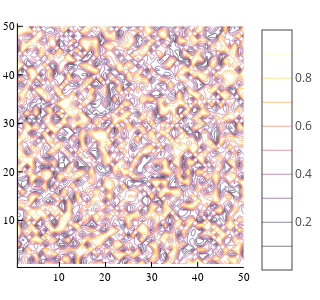

The cell this chart's notebook holds for it:
### Code cell
contour(rand(50,50), colobar = true, aspect_ratio = :equal, size = (300,300))

### Figure 1 — Plotly figure (JSON) as saved in the notebook; plotly's stock layout.template omitted (floating-point values rounded to 4 significant figures; data arrays with more than 128 entries replaced by an {"elided": "..."} marker saying what was removed)
{"data": [{"colorbar": {"title": ""}, "colorscale": {"elided": "256x2 mixed values"}, "contours": {"coloring": "lines", "showlabels": false}, "hoverinfo": "none", "name": "y1", "ncontours": 17, "showlegend": false, "showscale": true, "type": "contour", "x": [1, 2, 3, 4, 5, 6, 7, 8, 9, 10, 11, 12, 13, 14, 15, 16, 17, 18, 19, 20, 21, 22, 23, 24, 25, 26, 27, 28, 29, 30, 31, 32, 33, 34, 35, 36, 37, 38, 39, 40, 41, 42, 43, 44, 45, 46, 47, 48, 49, 50], "xaxis": "x", "y": [1, 2, 3, 4, 5, 6, 7, 8, 9, 10, 11, 12, 13, 14, 15, 16, 17, 18, 19, 20, 21, 22, 23, 24, 25, 26, 27, 28, 29, 30, 31, 32, 33, 34, 35, 36, 37, 38, 39, 40, 41, 42, 43, 44, 45, 46, 47, 48, 49, 50], "yaxis": "y", "z": {"elided": "50x50 float values"}, "zmax": 0.9996, "zmin": 0.0008905}], "layout": {"annotations": [], "height": 300, "legend_position": {"bgcolor": "rgba(255, 255, 255, 1.000)", "bordercolor": "rgba(0, 0, 0, 1.000)", "borderwidth": 1, "font": {"color": "rgba(0, 0, 0, 1.000)", "family": "sans-serif", "size": 11}, "title": {"font": {"color": "rgba(0, 0, 0, 1.000)", "family": "sans-serif", "size": 15}, "text": ""}, "tracegroupgap": 0, "traceorder": "normal", "x": 1, "xanchor": "auto", "y": 1, "yanchor": "auto"}, "margin": {"b": 20, "l": 0, "r": 0, "t": 20}, "paper_bgcolor": "rgba(255, 255, 255, 1.000)", "plot_bgcolor": "rgba(255, 255, 255, 1.000)", "showlegend": true, "width": 300, "xaxis": {"anchor": "y", "domain": [0.07238, 0.9869], "gridcolor": "rgba(0, 0, 0, 0.100)", "gridwidth": 0.5, "linecolor": "rgba(0, 0, 0, 1.000)", "mirror": false, "range": [1, 50], "showgrid": true, "showline": true, "showticklabels": true, "tickangle": 0, "tickcolor": "rgb(0, 0, 0)", "tickfont": {"color": "rgba(0, 0, 0, 1.000)", "family": "sans-serif", "size": 11}, "tickmode": "array", "ticks": "inside", "ticktext": ["10", "20", "30", "40", "50"], "tickvals": [10, 20, 30, 40, 50], "title": "", "titlefont": {"color": "rgba(0, 0, 0, 1.000)", "family": "sans-serif", "size": 15}, "type": "-", "visible": true, "zeroline": false, "zerolinecolor": "rgba(0, 0, 0, 1.000)"}, "yaxis": {"anchor": "x", "domain": [0.05016, 0.9869], "gridcolor": "rgba(0, 0, 0, 0.100)", "gridwidth": 0.5, "linecolor": "rgba(0, 0, 0, 1.000)", "mirror": false, "range": [0.4046, 50.6], "showgrid": true, "showline": true, "showticklabels": true, "tickangle": 0, "tickcolor": "rgb(0, 0, 0)", "tickfont": {"color": "rgba(0, 0, 0, 1.000)", "family": "sans-serif", "size": 11}, "tickmode": "array", "ticks": "inside", "ticktext": ["10", "20", "30", "40", "50"], "tickvals": [10, 20, 30, 40, 50], "title": "", "titlefont": {"color": "rgba(0, 0, 0, 1.000)", "family": "sans-serif", "size": 15}, "type": "-", "visible": true, "zeroline": false, "zerolinecolor": "rgba(0, 0, 0, 1.000)"}}}
